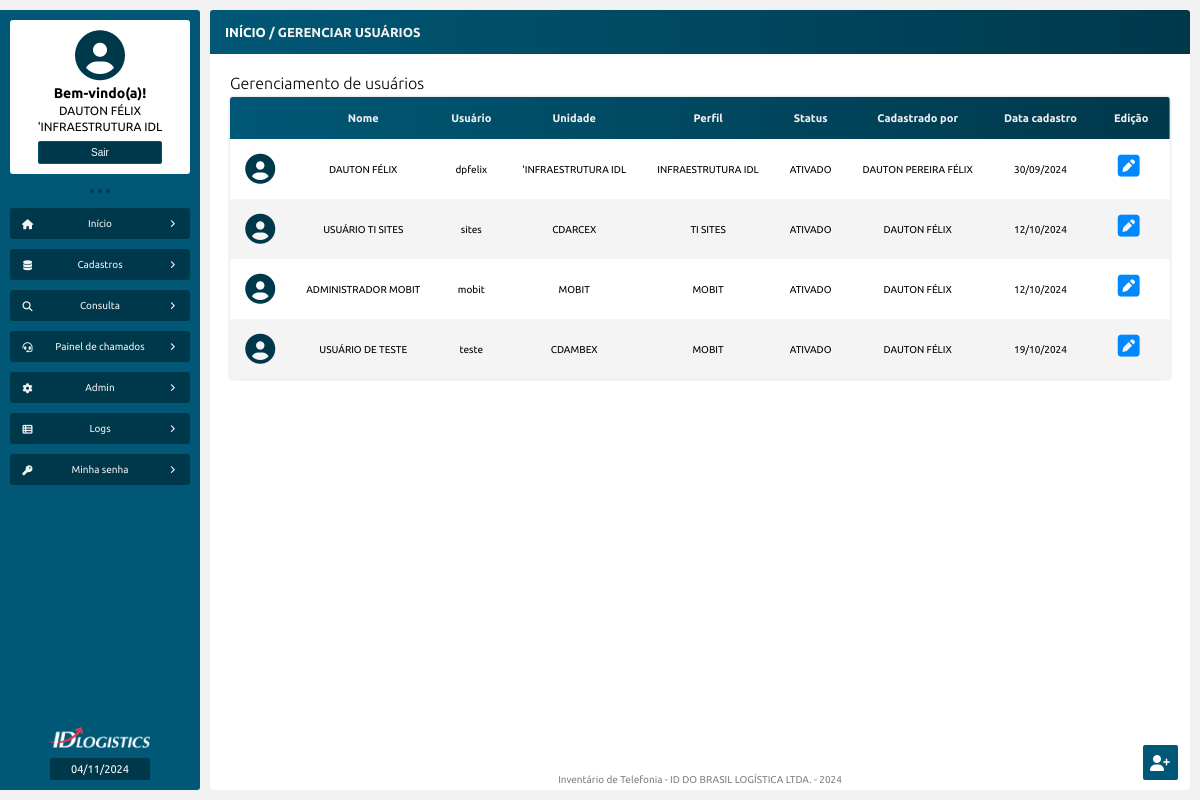
/gerenciar_usuarios.php (signed in), run on the app's committed database.
### tables this page shows
CREATE TABLE `tb_usuarios` (
  `id_usuario` int NOT NULL AUTO_INCREMENT,
  `nome` varchar(100) DEFAULT NULL,
  `matricula` varchar(10) DEFAULT NULL,
  `unidade` varchar(100) DEFAULT NULL,
  `cargo` varchar(100) DEFAULT NULL,
  `perfil` varchar(45) DEFAULT NULL,
  `usuario` varchar(100) DEFAULT NULL,
  `senha` varchar(256) DEFAULT NULL,
  `status` varchar(45) DEFAULT NULL,
  `senha_primeiro_acesso` varchar(45) DEFAULT NULL,
  `data_cadastro` timestamp NULL DEFAULT CURRENT_TIMESTAMP,
  `cadastrado_por` varchar(45) DEFAULT NULL,
  PRIMARY KEY (`id_usuario`)
);

### src/model/Usuario.php (called while the page is built, shortened)
<?php
class Usuario
{
    public function __construct(private PDO $pdo)
    {
        $this->pdo = $pdo;
    }
    public function exibeUsuarios(): array
    {
        $sql = "SELECT *, DATE_FORMAT(data_cadastro, '%d/%m/%Y') AS data_cadastro FROM tb_usuarios";
        $stmt = $this->pdo->prepare($sql);
        $stmt->execute();
        return $stmt->fetchAll(PDO::FETCH_ASSOC);
    }
}

### gerenciar_usuarios.php (the view, shortened to what this page needs)
<?php
require_once "src/config/conexao_bd.php";
$exibeUsuarios = new Usuario($pdo);
$exibeTodosUsuarios = $exibeUsuarios->exibeUsuarios();
?>
<!DOCTYPE html>
<html>
<head>
    <?php
        require_once "src/views/layout/head.php";
    ?>
</head>
<body>
    <main class="corpo">
        <?php
            require_once "src/views/layout/menu_lateral.php";
        ?>
        <section class="principal">
            <article class="conteudo">
                <header class="conteudo-cabecalho">
                    <h3><a href="inicio.php">INÍCIO</a> / GERENCIAR USUÁRIOS</h3>
                </header>
                <section class="conteudo-center">
                    <h1>Gerenciamento de usuários</h1>
                    <table>
                        <thead>
                            <tr>
                                <td></td>
                                <td>Nome</td>
                                <td>Usuário</td>
                                <td>Unidade</td>
                                <td>Perfil</td>
                                <td>Status</td>
                                <td>Cadastrado por</td>
                                <td>Data cadastro</td>
                                <td>Edição</td>
                            </tr>
                        </thead>
                        <tbody>
                            <?php foreach($exibeTodosUsuarios as $exibeUsuarios) : ?>
                            <tr>
                                <td>
                                    <?php
                                        if(empty($exibeUsuarios['foto_perfil']))
                                        {
                                            echo "<i class='fa-solid fa-circle-user'></i>";
                                        } else {
                                            echo "<img src='$exibeUsuarios[foto_perfil]' id='table-foto-perfil'>";
                                        }
                                    ?>
                                </td>
                                <td><?= htmlentities($exibeUsuarios['nome']) ?></td>
                                <td><?= htmlentities($exibeUsuarios['usuario']) ?></td>
                                <td><?= htmlentities($exibeUsuarios['unidade']) ?></td>
                                <td><?= htmlentities($exibeUsuarios['perfil']) ?></td>
                                <td><?= htmlentities($exibeUsuarios['status']) ?></td>
                                <td><?= htmlentities($exibeUsuarios['cadastrado_por']) ?></td>
                                <td><?= htmlentities($exibeUsuarios['data_cadastro']) ?></td>
                                <td id="acoes">
                                    <form>
                                        <button type="button"><a href="editar_usuario.php?id_usuario=<?= $exibeUsuarios['id_usuario'] ?>" title="Editar esse usuário"><i class="fa-solid fa-square-pen"></i></a></button>
                                    </form>
                                </td>
                            </tr>
                            <?php endforeach ?>
                        </tbody>
                    </table>
                </section>
                <?php
                    require_once "src/views/layout/rodape.php";
                ?>
            </article>
        </section>
    </main>
    <div class="btns-atalhos">
        <a href="cadastrar_usuario.php"><button id="btn-atalho" title="Cadastrar um novo usuário">
            <i class="fa-solid fa-user-plus"></i>
        </button></a>
    </div>
</body>
</html>

### css/style.css (style rules this page uses)
:root { --primary-color: #0088ff; --secundary-color: #005876; --terciary-color: #00384b; --white-color: #f1f1f1; --primary-shadow: 0 0 .5em #808080 }
* { padding: 0; margin: 0; box-sizing: border-box; }
a { text-decoration: none; }
body { font-family: 'Playpen Sans', cursive; font-family: 'Ubuntu', sans-serif; background: var(--white-color); }
.corpo { width: 100%; height: 100%; padding: 10px 10px 10px 0; position: absolute; display: flex; }
.principal { width: 100%; height: 100%; display: flex; flex-direction: column; }
.conteudo { width: 100%; height: 100%; position: relative; display: flex; flex-direction: column; align-items: center; overflow: hidden; background: #ffffff; border-radius: 3px; }
.conteudo-cabecalho { width: 100%; margin-bottom: 10px; padding: 15px; display: flex; justify-content: space-between; align-items: center; background: linear-gradient(to right, var(--secundary-color), var(--terciary-color)); color: var(--white-color); }
.conteudo-cabecalho h3 { font-size: 13px; font-weight: bold; }
.conteudo-center { width: 100%; height: 100%; padding: 10px 20px 20px 20px; display: flex; align-content: baseline; align-items: center; flex-direction: column; overflow: scroll; }
.conteudo-center h1 { width: 100%; font-size: 16px; font-weight: 100; }

### css/form.css (style rules this page uses)
form { width: 100%; height: fit-content; margin: 13px auto; padding: 60px 30px 30px 30px; position: relative; display: flex; flex-direction: column; border-radius: 3px; box-shadow: 0 0 1em #cdcdcd; background:#fff; font-size: 10px; }

### css/table.css (style rules this page uses)
table { width: 100%; margin: 5px auto; font-size: 10px; background: #ffffff; box-shadow: 0 0 .3em #cdcdcd; border-radius: 3px; border-collapse: collapse; text-align: center; overflow: auto; }
table tr td { padding: 15px; }
table thead { position: sticky; top: -10px; color: var(--white-color); font-weight: bold; background: linear-gradient(to right, var(--secundary-color), var(--terciary-color)); z-index: 1; }
table thead td:first-child { border-radius: 3px 0 0 0; }
table thead td:last-child { border-radius: 0 3px 0 0; }
table thead td { font-size: 11px; }
tbody tr:nth-child(even) { background: #f4f4f4; }
table form { width: fit-content; padding: 0; margin: 0 10px; border: 0; box-shadow: none; background: transparent; }
table tr #acoes { display: flex; align-items: center; justify-content: center; }
table a { color: #000; }
table i { color: var(--primary-color); font-size: 25px; }
table .fa-circle-user { font-size: 30px; color: var(--terciary-color); }

### css/botoes.css (style rules this page uses)
button { width: fit-content; min-width: 80px; padding: 5px 15px; border-radius: 2px; border: none; background: var(--secundary-color); border: 1px solid var(--secundary-color); color: #fff; font-size: 10px; cursor: pointer; }
.btns-atalhos { width: 70px; position: fixed; bottom: 20px; right: 5px; display: flex; align-items: center; justify-content: center; flex-direction: column; gap: 5px; z-index: 2; }
#btn-atalho { width: 35px; min-width: 0; height: 35px; padding: 5px; border: none; }
#btn-atalho i { font-size: 16px; }
form button { padding: 7px 15px 5px 15px; }
table form button { width: fit-content; min-width: fit-content; padding: 0 !important; background: transparent; border: none; }
table tr td button { padding: 7px 15px; margin-right: 5px; }

### data on the page
tb_usuarios: nome "DAUTON FÉLIX", usuario "dpfelix", unidade "'INFRAESTRUTURA IDL", perfil "INFRAESTRUTURA IDL", status "ATIVADO", cadastrado_por "DAUTON PEREIRA FÉLIX", data_cadastro "30/09/2024"
tb_usuarios: nome "USUÁRIO TI SITES", usuario "sites", unidade "CDARCEX", perfil "TI SITES", status "ATIVADO", cadastrado_por "DAUTON FÉLIX", data_cadastro "12/10/2024"
tb_usuarios: nome "ADMINISTRADOR MOBIT", usuario "mobit", unidade "MOBIT", perfil "MOBIT", status "ATIVADO", cadastrado_por "DAUTON FÉLIX", data_cadastro "12/10/2024"
tb_usuarios: nome "USUÁRIO DE TESTE", usuario "teste", unidade "CDAMBEX", perfil "MOBIT", status "ATIVADO", cadastrado_por "DAUTON FÉLIX", data_cadastro "19/10/2024"

### other printed values
$_SESSION['nome'] "DAUTON FÉLIX"
$_SESSION['unidade'] "'INFRAESTRUTURA IDL"
exibeDataAtual() "04/11/2024"
